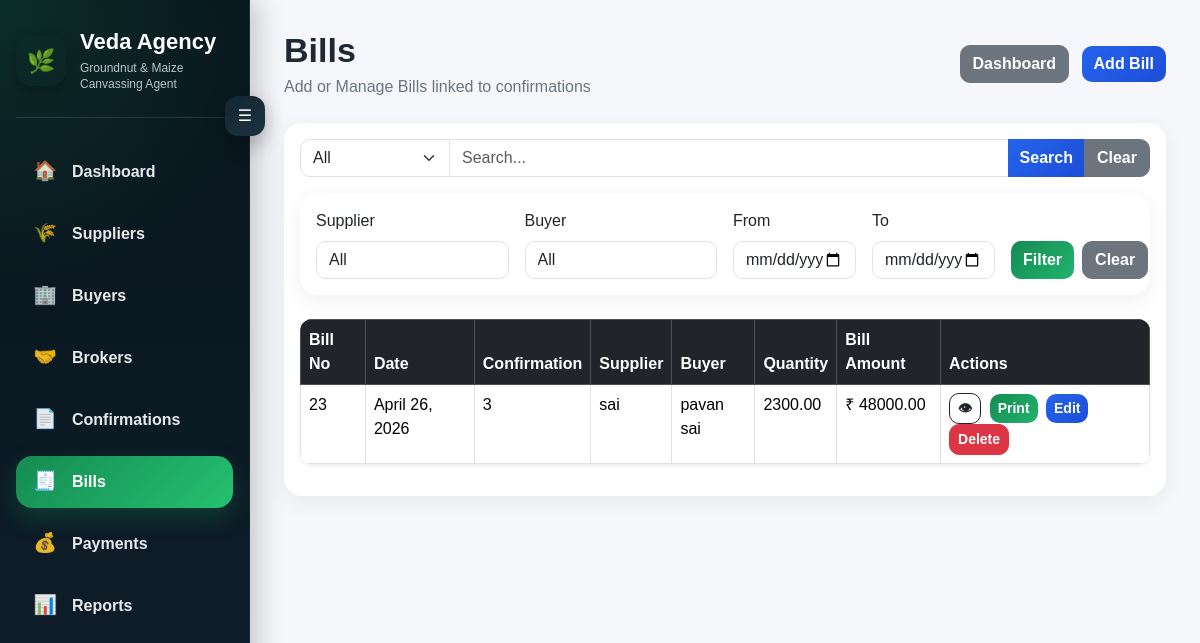
Page /bills/ on the committed database.
### transactions/models.py (models this page shows, shortened)
class Bill(models.Model):
    confirmation = models.OneToOneField(Confirmation, on_delete=models.PROTECT)
    bill_number = models.CharField(max_length=50)
    bill_date = models.DateField()
    number_of_bags = models.IntegerField()
    quantity = models.DecimalField(max_digits=12, decimal_places=2)
    amount = models.DecimalField(max_digits=12, decimal_places=2)
    gst = models.DecimalField(max_digits=10, decimal_places=2, default=0)
    lorry_advance = models.DecimalField(max_digits=10, decimal_places=2, default=0)
    lorry_number = models.CharField(max_length=50, blank=True)
    bill_amount = models.DecimalField(max_digits=12, decimal_places=2)
    packing_kg = models.DecimalField(max_digits=10, decimal_places=2, default=0)
    amount_received = models.DecimalField(max_digits=12, decimal_places=2, default=0)
    others = models.TextField(blank=True)

class Confirmation(models.Model):
    confirmation_number = models.CharField(max_length=50, blank=True)
    confirmation_date = models.DateField()
    supplier = models.ForeignKey(Seller, on_delete=models.PROTECT)
    buyer = models.ForeignKey(Buyer, on_delete=models.PROTECT)
    supplier_place = models.CharField(max_length=100, blank=True)
    buyer_place = models.CharField(max_length=100, blank=True)
    quantity = models.DecimalField(max_digits=12, decimal_places=2)
    quality = models.CharField(max_length=100, blank=True)
    count = models.CharField(max_length=50, blank=True)
    moisture = models.CharField(max_length=50, blank=True)
    gunny = models.CharField(max_length=100, blank=True)
    rate = models.DecimalField(max_digits=10, decimal_places=2)
    packing = models.CharField(max_length=100, blank=True)
    delivery_at = models.CharField(max_length=100, blank=True)
    date_of_delivery = models.DateField(blank=True, null=True)
    supplier_commission_rate = models.DecimalField(max_digits=10, decimal_places=2, default=20)
    buyer_commission_rate = models.DecimalField(max_digits=10, decimal_places=2, default=20)
    supplier_broker = models.ForeignKey(
        Broker,
        on_delete=models.SET_NULL,
        null=True,
        blank=True,
        related_name="supplier_confirmations"
    )
    buyer_broker = models.ForeignKey(
        Broker,
        on_delete=models.SET_NULL,
        null=True,
        blank=True,
        related_name="buyer_confirmations"
    )
    remarks = models.TextField(blank=True)

class Seller(models.Model):
    name = models.CharField(max_length=100)
    address = models.TextField(blank=True)
    place = models.CharField(max_length=100, blank=True)
    remarks = models.TextField(blank=True)
    gst_no = models.CharField(max_length=30, blank=True)
    phone_no = models.CharField(max_length=20, blank=True)
    email_id = models.EmailField(blank=True)
    zipcode = models.CharField(max_length=20, blank=True, null=True)
    def __str__(self):
        return self.name

class Buyer(models.Model):
    name = models.CharField(max_length=100)
    address = models.TextField(blank=True)
    place = models.CharField(max_length=100, blank=True)
    remarks = models.TextField(blank=True)
    gst_no = models.CharField(max_length=30, blank=True)
    phone_no = models.CharField(max_length=20, blank=True)
    email_id = models.EmailField(blank=True)
    zipcode = models.CharField(max_length=20, blank=True, null=True)
    def __str__(self):
        return self.name

### transactions/views.py (the view, shortened to what this page needs)
# urls.py: path("bills/", views.bill_list, name="bill_list"),
def bill_list(request):
    bills = Bill.objects.select_related("confirmation").annotate(
        num=Cast("confirmation__confirmation_number", IntegerField())
    ).order_by("num")
    suppliers = Seller.objects.all().order_by("name")
    buyers = Buyer.objects.all().order_by("name")
    supplier = request.GET.get("supplier")
    buyer = request.GET.get("buyer")
    start_date = request.GET.get("start_date")
    end_date = request.GET.get("end_date")
    search = request.GET.get("search")
    type_filter = request.GET.get("type")
    if supplier:
        bills = bills.filter(confirmation__supplier_id=supplier)
    if buyer:
        bills = bills.filter(confirmation__buyer_id=buyer)
    if start_date:
        bills = bills.filter(bill_date__gte=start_date)
    if end_date:
        bills = bills.filter(bill_date__lte=end_date)
    return render(request, "transactions/bill_list.html", {
        "bills": bills,
        "suppliers": suppliers,
        "buyers": buyers,
    })

### transactions/templates/transactions/bill_list.html (shortened to what this page needs)
{% extends "transactions/base.html" %}
{% block content %}
    <div class="d-flex justify-content-between align-items-center mb-4">
        <div>
            <h1 class="page-title">Bills</h1>
            <p class="page-subtitle">Add or Manage Bills linked to confirmations</p>
        </div>
        <div>
            <a href="/" class="btn btn-secondary me-2">Dashboard</a>
            <a href="/add-bill/" class="btn btn-primary">Add Bill</a>
        </div>
    </div>
<div class="card">
    <div class="card-body">
    <form method="get" class="mb-3">
        <div class="input-group">
            <select name="type" class="form-select" style="max-width:150px;">
                <option value="">All</option>
            </select>
            <input type="text" name="search" class="form-control" placeholder="Search..." value="{{ request.GET.search }}">
            <button class="btn btn-primary">Search</button>
            <a href="/bills/" class="btn btn-secondary">Clear</a>
        </div>
    </form>
    <form method="get" class="card card-body mb-4">
        <div class="row g-3 align-items-end">
            <div class="col-md-3">
                <label class="form-label">Supplier</label>
                <select name="supplier" class="form-control">
                    <option value="">All</option>
                </select>
            </div>
            <div class="col-md-3">
                <label class="form-label">Buyer</label>
                <select name="buyer" class="form-control">
                    <option value="">All</option>
                </select>
            </div>
            <div class="col-md-2">
                <label class="form-label">From</label>
                <input type="date" name="start_date" class="form-control">
            </div>
            <div class="col-md-2">
                <label class="form-label">To</label>
                <input type="date" name="end_date" class="form-control">
            </div>
            <div class="col-md-2 d-flex gap-2">
                <button type="submit" class="btn btn-success w-100">Filter</button>
                <a href="/bills/" class="btn btn-secondary">Clear</a>
            </div>
        </div>
    </form>
   <table class="table table-hover table-bordered bg-white shadow-sm">
        <thead class="table-dark">
            <tr>
                <th>Bill No</th>
                <th>Date</th>
                <th>Confirmation</th>
                <th>Supplier</th>
                <th>Buyer</th>
                <th>Quantity</th>
                <th>Bill Amount</th>
                <th>Actions</th>
            </tr>
        </thead>
        <tbody>
            {% for b in bills %}
            <tr>
                <td>{{ b.bill_number }}</td>
                <td>{{ b.bill_date }}</td>
                <td>{{ b.confirmation.confirmation_number }}</td>
                <td>{{ b.confirmation.supplier }}</td>
                <td>{{ b.confirmation.buyer }}</td>
                <td>{{ b.quantity }}</td>
                <td>₹ {{ b.bill_amount }}</td>
                <td>
                <a href="/bill/{{ b.id }}/view/" class="btn btn-sm btn-outline-dark me-1" title="View">👁</a>
                <a href="/bill/{{ b.id }}/print/" class="btn btn-sm btn-success me-1">Print</a>
                <a href="/bill/{{ b.id }}/edit/" class="btn btn-sm btn-primary me-1">Edit</a>
                <a href="/bill/{{ b.id }}/delete/" class="btn btn-sm btn-danger">Delete</a>
                </td>
            </tr>
            {% empty %}
            <tr>
                <td colspan="8" class="text-center">No bills found</td>
            </tr>
            {% endfor %}
        </tbody>
    </table>
    </div>
</div>
{% endblock %}

### transactions/templates/transactions/base.html (style rules this page uses)
* { -webkit-font-smoothing: antialiased; -moz-osx-font-smoothing: grayscale; }
:root { --sidebar-open: 250px; --sidebar-closed: 78px; --green: #198754; --dark-1: #08141c; --dark-2: #0f1f2b; }
body { margin: 0; background: #f5f7fb; font-family: Arial, sans-serif; }
.page-title { font-size: 34px; font-weight: 900; margin-bottom: 4px; color: #1f2933; }
.page-subtitle { color: #6c757d; font-size: 16px; margin-bottom: 0; }
.card { border: 0; border-radius: 18px; box-shadow: 0 6px 22px rgba(0,0,0,0.06); }
.btn { border-radius: 10px; font-weight: 600; }
.btn-primary { background: linear-gradient(135deg, #2563eb, #1d4ed8); border: none; }
.btn-success { background: linear-gradient(135deg, #158b53, #22b36d); border: none; }
.form-control, .form-select { border-radius: 10px; }
.table { border-radius: 12px; overflow: hidden; }
.table thead th { background: #212529; color: white; font-weight: 700; }

### rows in the picture
Bill: bill_number "23", bill_date "April 26, 2026", confirmation.confirmation_number "3", confirmation.supplier "sai", confirmation.buyer "pavan sai", quantity "2300.00", bill_amount "48000.00"
